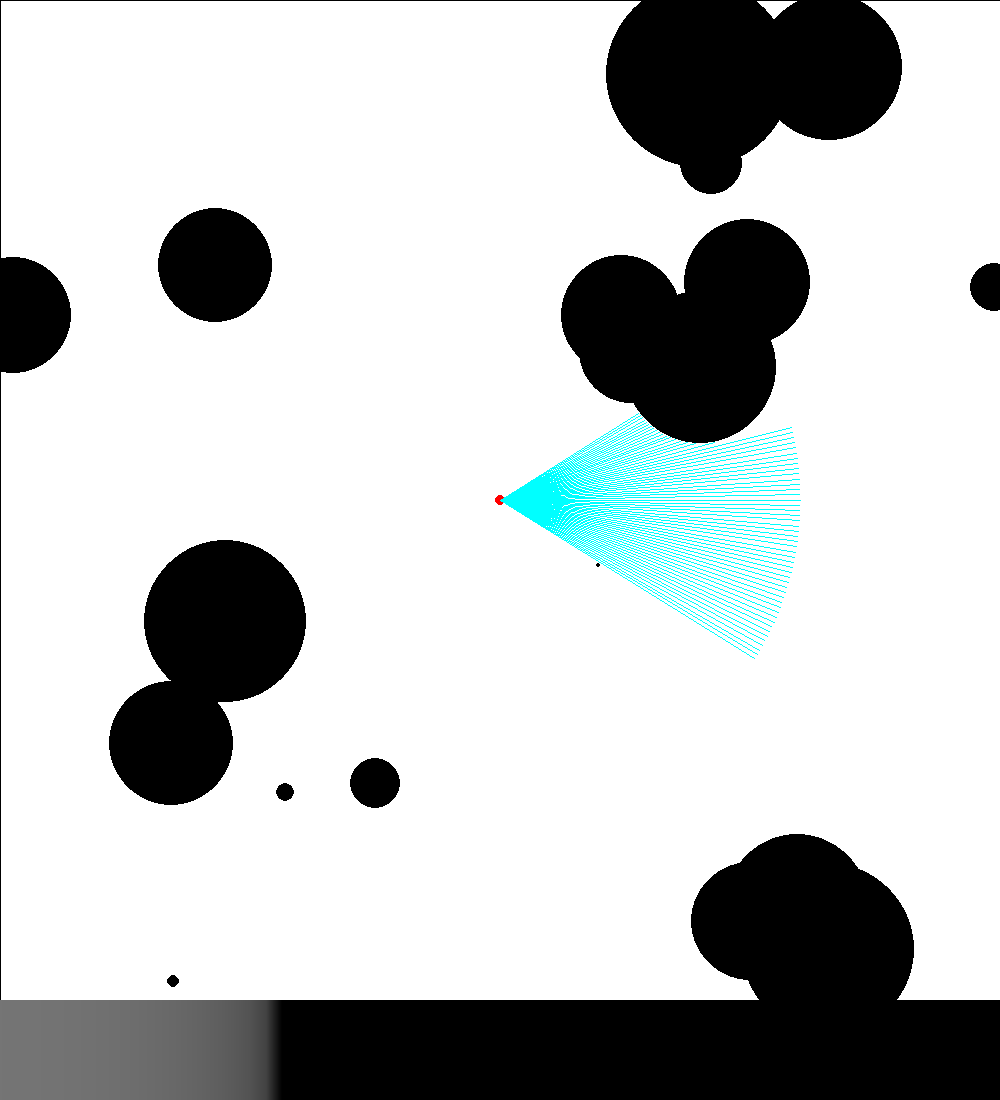

This chart was generated by the following Python code:
from math import hypot
import numpy as np
from tf_agents.environments import py_environment
from tf_agents.specs import array_spec
from sympy import Circle, Line, RegularPolygon, Ray, pi
from sympy.geometry.util import intersection
from scipy import interpolate
import random
import tqdm
from pygame import Surface, image, draw

class SimpleCarEnvironment(py_environment.PyEnvironment):
    def __init__(self):
        self.world = []
        self.car: Circle = Circle((0, 0), 5)
        self.car_velocity = [0, 0]
        self.car_direction = 0
        self._episode_ended = False
        self._action_spec = array_spec.BoundedArraySpec(shape=(2, ), dtype=float, minimum = 0, maximum=1, name='action')
        self._observation_spec = array_spec.BoundedArraySpec(shape=(65, ), dtype=float, minimum = 0, maximum=1, name='observation')
        self.create_environment()
    
    def action_spec(self):
        return self._action_spec
    
    def observation_spec(self):
        return self._observation_spec

    def create_environment(self):
        top_wall = Line((-500, -500), (500, -500))
        right_wall = Line((500, -500), (500, 500))
        bottom_wall = Line((-500, 500), (500, 500))
        left_wall = Line((-500, -500), (-500, 500))
        self.world = [top_wall, right_wall, bottom_wall, left_wall]

        for i in range(20):
            obstacle = 0#random.randint(0, 2)

            shape_x = random.randint(-500, -50) if random.randint(0, 1) else random.randint(50, 500)
            shape_y = random.randint(-500, -50) if random.randint(0, 1) else random.randint(50, 500)
            if obstacle == 0:
                self.world.append(Circle((shape_x, shape_y), random.random() * 100))
            else:
                self.world.append(RegularPolygon((shape_x, shape_y), random.random() * 100, random.randint(3, 6)))

    def _reset(self):
        self.car_velocity = [0, 0]
        self.car = Circle((0, 0), 5)
        self.car_direction = 0
    
    def _step(self, action):
        pass

    def car_observation(self):
        observations = []
        for i in tqdm.tqdm(range(65)):
            angle_offset = i-32
            ray_start = self.car.center
            ray_direction = Ray((0, 0), (1, 0)).rotate((self.car_direction + angle_offset) / 180 * pi)
            ray = Ray(ray_start, (float(ray_direction.direction.x), float(ray_direction.direction.y)))
            hits = [300]
            for obstacle in tqdm.tqdm(self.world, leave=False):
                intersections = intersection(ray, obstacle)
                for intersection_hit in intersections:
                    hit_v = (intersection_hit - ray_start)
                    distance = hypot(hit_v.x, hit_v.y)
                    hits.append(distance)
            observations.append(min(hits)/300)
            
        return observations

    def draw(self) -> Surface:
        surface = Surface((1000, 1100))
        offset = (500, 500)
        surface.fill((255, 255, 255))
        for obstacle in self.world:
            if isinstance(obstacle, Circle):
                draw.circle(surface, (0, 0, 0), obstacle.center + offset, int(obstacle.radius))
            elif isinstance(obstacle, Line):
                draw.line(surface, (0, 0, 0), obstacle.p1 + offset, obstacle.p2 + offset)
            elif isinstance(obstacle, RegularPolygon):
                draw.polygon(surface, (0, 0, 0), [vertex+offset for vertex in obstacle.vertices])
        draw.circle(surface, (255, 0, 0), self.car.center + offset, self.car.radius)

        intersect = self.car_observation()
        print(intersect)
        for angle, distance in enumerate(intersect):
            angle_adjusted = angle - 32
            distance *= 300
            ray_start = self.car.center
            ray_direction = Ray((0, 0), (1, 0)).rotate( (self.car_direction + angle_adjusted)/ 180  * pi)
            draw.line(surface, (0, 255, 255), ray_start + offset, ray_start + ray_direction.direction * distance + offset)
        depth_visualization = interpolate.interp1d(np.arange(-32, 33, dtype=int), intersect)

        for i in range(1001):
            # draw a vertical line from the interpolation
            colour = 255 - int(depth_visualization((i-500) * 32 / 500) * 255)
            draw.line(surface, (colour, colour, colour), (i, 1000), (i, 1100))
        return surface

if __name__ == '__main__':
    environment = SimpleCarEnvironment()
    environment.create_environment()
    environment_image = environment.draw()
    image.save(environment_image, "car_environment.png")